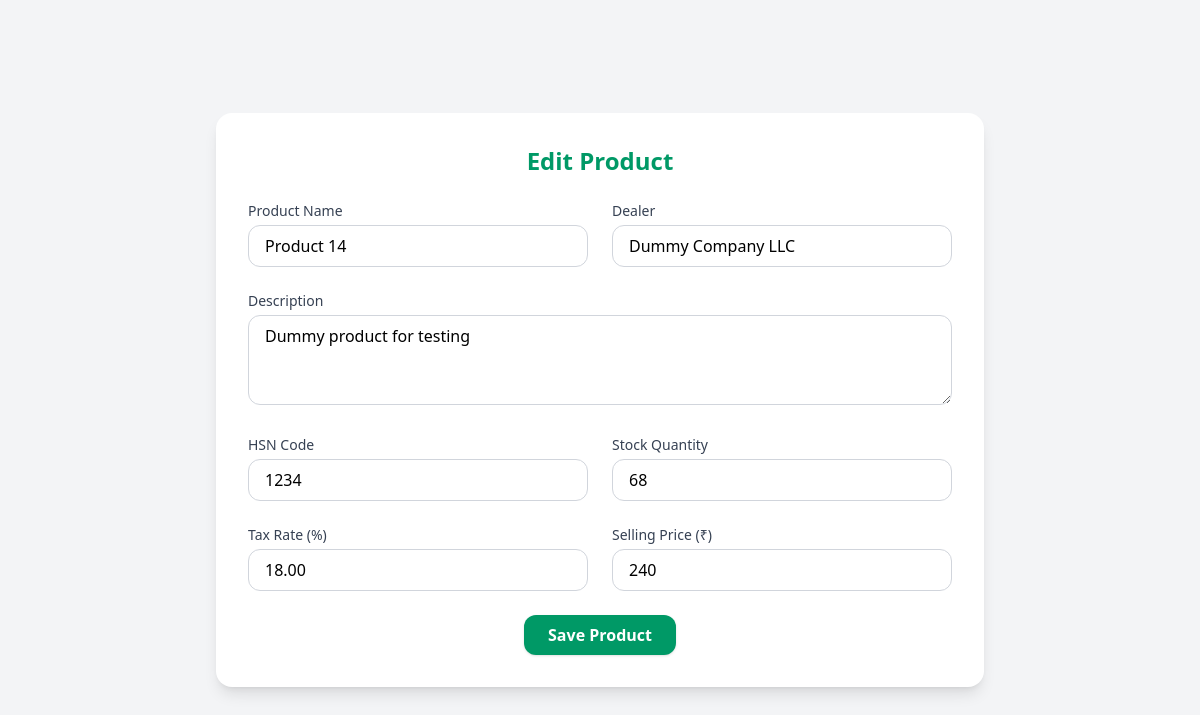
Before: /stocks/edit/15 with the older database file.
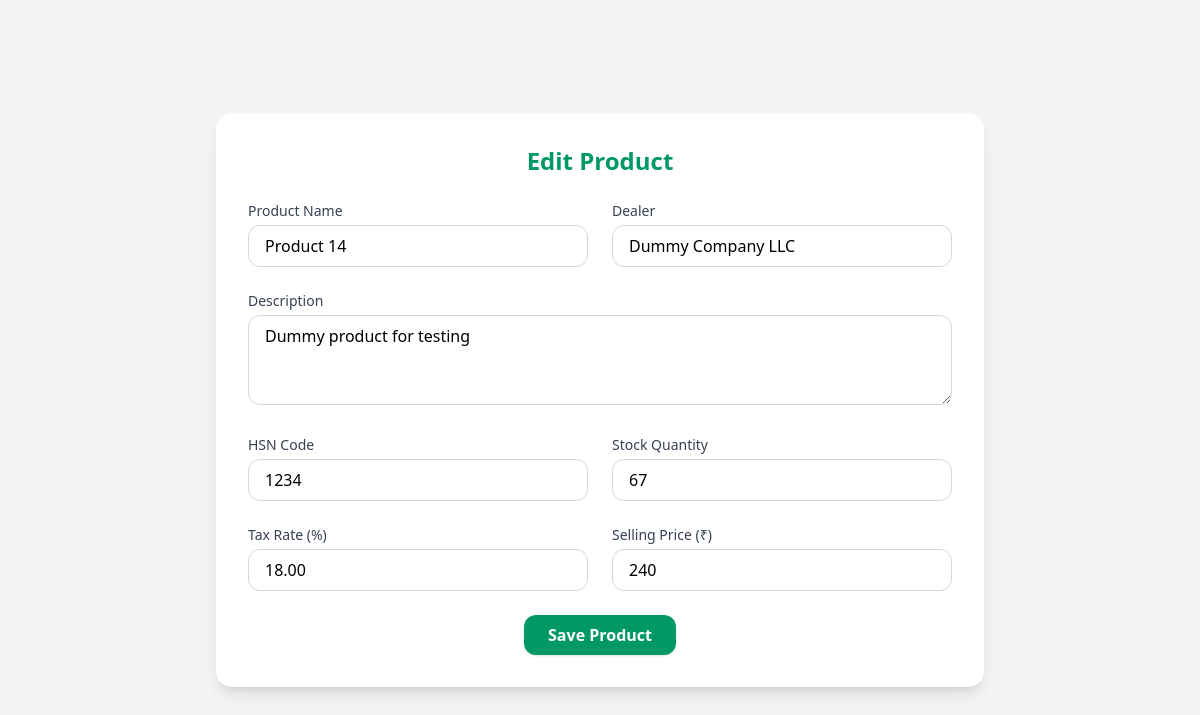
After: the same page with the newer database file.
### stockMang/models.py (models this page shows, shortened)
class Product(models.Model):
    name = models.CharField(max_length=200)
    description = models.TextField(blank=True, null=True)
    hsn_code = models.CharField(max_length=8, blank=True, null=True)
    stock_quantity = models.PositiveIntegerField(default=0)
    tax_rate = models.DecimalField(max_digits=4, decimal_places=2, default=18.00)
    selling_price = models.IntegerField(default=0,blank=True)
    created_at = models.DateTimeField(auto_now_add=True)
    updated_at = models.DateTimeField(auto_now=True)
    dealer = models.CharField(max_length=200, blank=True, null=True)

### stockMang/views.py (the view)
# urls.py: path('edit/<int:id>', views.editStock, name='editStock')
def editStock(request, id):
    product = get_object_or_404(Product, id=id)  # use id
    if request.method == 'POST':
        form = ProductForm(request.POST, instance=product)
        if form.is_valid():
            form.save()
            return redirect('stockMang:stock')  # back to stock list
    else:
        form = ProductForm(instance=product)
    return render(request, 'stockMang/editStock.html', {'form': form})

### stockMang/forms.py
class ProductForm(forms.ModelForm):
    class Meta:
        model = Product
        fields = [
            'name',
            'description',
            'hsn_code',
            'stock_quantity',
            'tax_rate',
            'selling_price',
            'dealer',
        ]
        widgets = {
            'description': forms.Textarea(attrs={'rows': 3}),
        }

### stockMang/templates/stockMang/editStock.html (shortened to what this page needs)
{% extends "main/layout.html" %}
{% load widget_tweaks %}
{% block content %}
<div class="bg-gray-100 min-h-screen flex items-center justify-center">
  <div class="bg-white w-full max-w-3xl rounded-2xl shadow-lg p-8">
    <h1 class="text-2xl font-bold text-center text-emerald-600 mb-6">
      Edit Product
    </h1>
    <form method="POST" class="grid grid-cols-1 md:grid-cols-2 gap-6">
      <div>
        <label class="block text-sm font-medium text-gray-700 mb-1">Product Name</label>
        {{ form.name|add_class:"w-full border border-gray-300 rounded-xl px-4 py-2 focus:outline-none focus:ring-2 focus:ring-emerald-500" }}
      </div>
      <div>
        <label class="block text-sm font-medium text-gray-700 mb-1">Dealer</label>
        {{ form.dealer|add_class:"w-full border border-gray-300 rounded-xl px-4 py-2 focus:outline-none focus:ring-2 focus:ring-emerald-500" }}
      </div>
      <div class="md:col-span-2">
        <label class="block text-sm font-medium text-gray-700 mb-1">Description</label>
        {{ form.description|add_class:"w-full border border-gray-300 rounded-xl px-4 py-2 focus:outline-none focus:ring-2 focus:ring-emerald-500" }}
      </div>
      <div>
        <label class="block text-sm font-medium text-gray-700 mb-1">HSN Code</label>
        {{ form.hsn_code|add_class:"w-full border border-gray-300 rounded-xl px-4 py-2 focus:outline-none focus:ring-2 focus:ring-emerald-500" }}
      </div>
      <div>
        <label class="block text-sm font-medium text-gray-700 mb-1">Stock Quantity</label>
        {{ form.stock_quantity|add_class:"w-full border border-gray-300 rounded-xl px-4 py-2 focus:outline-none focus:ring-2 focus:ring-emerald-500" }}
      </div>
      <div>
        <label class="block text-sm font-medium text-gray-700 mb-1">Tax Rate (%)</label>
        {{ form.tax_rate|add_class:"w-full border border-gray-300 rounded-xl px-4 py-2 focus:outline-none focus:ring-2 focus:ring-emerald-500" }}
      </div>
      <div>
        <label class="block text-sm font-medium text-gray-700 mb-1">Selling Price (₹)</label>
        {{ form.selling_price|add_class:"w-full border border-gray-300 rounded-xl px-4 py-2 focus:outline-none focus:ring-2 focus:ring-emerald-500" }}
      </div>
      <div class="md:col-span-2 flex justify-center">
        <button type="submit" class="bg-emerald-600 text-white font-semibold px-6 py-2 rounded-xl shadow hover:bg-emerald-700 transition">
          Save Product
        </button>
      </div>
    </form>
  </div>
</div>
{% endblock %}

Changed rows visible on the page:
changed Product "Product 14": stock_quantity "68" → "67"
